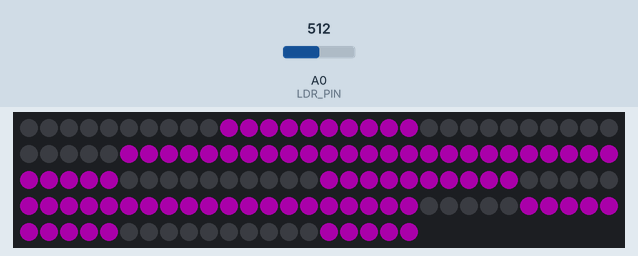
Recording of a sketch running on a simulated ESP8266 (NodeMCU). Shown: 140 RGB LEDs in strip order, left to right, continuing on the next row. The test bench sets the inputs (shaded band); at power-on: A0 (LDR_PIN) = 512. Dim RGB values are drawn brighter than linear; WiFi joins after 1.5 s; servers stay silent unless stated; network time is answered at once with the bench clock; the local clock reads 2024-03-15 10:24:30 at power-on unless the sketch sets it; what the sketch prints to the serial monitor is not drawn.

Above: at 2.8 s.
2.9 s: A0 (LDR_PIN) set to 610
5.1 s: A0 (LDR_PIN) set to 590
7.1 s: A0 (LDR_PIN) set to 716
Timing chart, 0 to 10.1 s (numbered marks = the images above; inputs shaded):
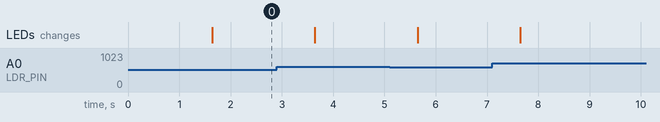

The sketch:

LedClock.ino
```cpp
//////////////////
//-- LEDCLOCK --//-- Edulab Rennes 2 Juin 2024 --//
//////////////////-- Inspiré de Neopixel-7-Segment-Digital-Clock par Sayantan Pal
//////////////////-- Avec l'aimable contribution du code (heure été/hiver) d'Emmanuel Costes

#include <ESP8266WiFi.h>
#include <Adafruit_NeoPixel.h>
#include <WiFiUdp.h>
#include <NTPClient.h>
#include <time.h>

//////////////////////
//-- CONFIG PERSO --//-- WIFI personnel

// Définir le SSID et le mot de passe du Wi-Fi
const char *ssid = "your_SSID";
const char *password = "your_password";

//-- CONFIG PERSO --//-- Branchement, électronique et matériel

#define PIXEL_PIN 15          // Broche où est connectée la LED (15 = D8)
#define LDR_PIN A0            // Broche du capteur de lumière (LDR)
#define PIXEL_PER_SEGMENT 5   // Nombre de LEDs par segment
#define PIXEL_DIGITS 4        // Nombre de chiffres à 7 segments
#define PIXEL_DASH 0          // Nombre de divisions (1 division entre hr et min || 2 divisions en hr, min, sec)
#define AUTO_BRIGHT 1         // Luminosité automatique (1 = on || 0 = off)
#define SENSOR_VALUE_MAX 900  // Valeur max de lumière captée dans la pièce de l'horloge (LDR)
#define SENSOR_VALUE_MIN 600  // Valeur mini de lumière captée dans la pièce de l'horloge (LDR)
#define BRIGHT_MAX 128        // Luminosité max pour l'affichage de l'heure (en journée)
#define BRIGHT_MIN 64         // Luminosité mini pour l'affichage de l'heure (de nuit)
#define BRIGHT_ZERO 1         // Si la luminosité est absente alors elle passe à ce seuil (sécurité)

//-- CONFIG PERSO --//-- Paramétrage de l'horloge

// Luminosité par défaut
int Brightness = 32;

// Fréquence de mise à jour
int period = 1;  // Intervalle de mise à jour en secondes

// Couleur par défaut (violet : rouge 255, vert 0, bleu 255)
uint8_t colorR = 255;  // rouge (255 = 100%)
uint8_t colorG = 0;    // vert (255 = 100%)
uint8_t colorB = 255;  // bleu (255 = 100%)

// Définir le décalage GMT
float gmtOffsetHours = 1;  // Définir ici votre décalage GMT en heures (ex. GMT+5.5 = 5.5)
int ChangeHeure = 1;       // Changement d'heure été/hiver automatique (1 = on || 0 = off)

// Format de l'heure
int timeFormat = 24;  // 12 = format 12 heures || 24 = format 24 heures

//-- FIN DE LA CONFIG --//
//////////////////////////

int gmtOffset = gmtOffsetHours * 3600;  // Conversion du décalage horaire en secondes
WiFiUDP ntpUDP;
NTPClient timeClient(ntpUDP, "pool.ntp.org", gmtOffset, 60000);  // Utilisation de la variable gmtOffset

Adafruit_NeoPixel strip((PIXEL_PER_SEGMENT * 7 * PIXEL_DIGITS) + (PIXEL_DASH * 2), PIXEL_PIN, NEO_GRB + NEO_KHZ800);

unsigned long time_now = 0;
int Second, Minute, Hour;

// Tableau des chiffres
byte digits[12] = {
  //abcdefg
  0b1111110,  // 0
  0b0011000,  // 1
  0b0110111,  // 2
  0b0111101,  // 3
  0b1011001,  // 4
  0b1101101,  // 5
  0b1101111,  // 6
  0b0111000,  // 7
  0b1111111,  // 8
  0b1111101,  // 9
  0b1100110,  // C
  0b1100011,  // F
};

// Fonction pour vérifier l'heure d'été en France
bool _RTCete(uint8_t anneeUTC, uint8_t moisUTC, uint8_t jourUTC, uint8_t heureUTC) {
  // En France :
  // L'heure d'hiver passe à l'heure d'été le dernier dimanche de mars à 1:00 UTC (à 2:00 heure locale, il est 3:00)
  // L'heure d'été passe à l'heure d'hiver le dernier dimanche d'octobre à 1:00 UTC (à 3:00 heure locale, il est 2:00)
  const uint8_t MARS = 3;
  const uint8_t OCTOBRE = 10;
  if (moisUTC == MARS) {
    uint8_t dernierDimancheMars = 31 - ((5 + anneeUTC + (anneeUTC >> 2)) % 7);
    return jourUTC > dernierDimancheMars || (jourUTC == dernierDimancheMars && heureUTC != 0);
  }
  if (moisUTC == OCTOBRE) {
    uint8_t dernierDimancheOctobre = 31 - ((2 + anneeUTC + (anneeUTC >> 2)) % 7);
    return jourUTC < dernierDimancheOctobre || (jourUTC == dernierDimancheOctobre && heureUTC == 0);
  }
  return MARS < moisUTC && moisUTC < OCTOBRE;
}

void setup() {
  Serial.begin(115200);
  Serial.println();
  strip.begin();
  strip.clear();

  WiFi.begin(ssid, password);
  Serial.print("Connexion en cours ...");
  while (WiFi.status() != WL_CONNECTED) {
    delay(500);
    Serial.print(".");
  }
  Serial.println("connecté !");
  timeClient.begin();
  delay(100);
  Serial.println();
}

void loop() {
  if (WiFi.status() == WL_CONNECTED) {  // vérifier l'état de la connexion Wi-Fi
    if (AUTO_BRIGHT == 1) {
      int sensor_val = analogRead(LDR_PIN);
      //Serial.println(sensor_val);
      Brightness = map(sensor_val, SENSOR_VALUE_MIN, SENSOR_VALUE_MAX, BRIGHT_MIN, BRIGHT_MAX);
      if (Brightness <= 1) Brightness = BRIGHT_ZERO;
      //Serial.println(Brightness);
    }

    timeClient.update();
    unsigned long unix_epoch = timeClient.getEpochTime();  // obtenir l'heure Unix
    time_t epoch_time = static_cast<time_t>(unix_epoch);   // convertir en time_t
    struct tm *tm_struct = gmtime(&epoch_time);            // convertir en structure tm UTC

    // Vérifier le changement d'heure en France
    bool is_ete = _RTCete(tm_struct->tm_year % 100, tm_struct->tm_mon + 1, tm_struct->tm_mday, tm_struct->tm_hour);
    int ChangeHeureOffset;
    if (ChangeHeure == 1) {        // le changement d'heure est il activé ?
      if (is_ete) {
        ChangeHeureOffset = 1;     // GMT + 1 si l'heure est en été
      } else {
        ChangeHeureOffset = 0;     // GMT + 0 si l'heure est en hivers
      }
    }
    tm_struct->tm_hour += ChangeHeureOffset;
    mktime(tm_struct);  // normaliser la structure tm

    Second = tm_struct->tm_sec;  // obtenir les secondes
    Minute = tm_struct->tm_min;  // obtenir les minutes
    Hour = tm_struct->tm_hour;   // obtenir les heures

    if (timeFormat == 12) {     // 12 ou 24 H ?
      if (Hour > 12) {
        Hour -= 12;
      }
    }
  }

  while (millis() > time_now + period * 1000) {
    time_now = millis();
    disp_Time();  // Afficher l'heure
  }
}

void disp_Time() {
  static int lastSecond = -1;
  if (Second != lastSecond) {
    lastSecond = Second;
    writeDigit(0, Hour / 10);     // Afficher le premier chiffre de l'heure
    writeDigit(1, Hour % 10);     // Afficher le second chiffre de l'heure
    writeDigit(2, Minute / 10);   // Afficher le premier chiffre des minutes
    writeDigit(3, Minute % 10);   // Afficher le second chiffre des minutes
    writeDigit(4, Second / 10);   // Afficher le premier chiffre des secondes
    writeDigit(5, Second % 10);   // Afficher le second chiffre des secondes
    disp_Dash();                  // Faire clignotter les points
    strip.show();                 // Afficher !!
  }
}


void disp_Dash() {
  static bool lastSecondEven = false;
  bool currentSecondEven = (Second % 2 == 0);

  if (currentSecondEven != lastSecondEven) {
    lastSecondEven = currentSecondEven;
    int dot, dash;
    if (PIXEL_DASH != 0) {
      for (int i = 0; i < 2; i++) {
        dot = 2 * (PIXEL_PER_SEGMENT * 7) + i;
        for (int j = 0; j < PIXEL_DASH; j++) {
          dash = dot + j * (2 * (PIXEL_PER_SEGMENT * 7) + 2);
          currentSecondEven ? strip.setPixelColor(dash, strip.Color(colorR * Brightness / 255, colorG * Brightness / 255, colorB * Brightness / 255)) : strip.setPixelColor(dash, strip.Color(0, 0, 0));  // Couleur configurable pour l'affichage du tiret
        }
      }
    }
    strip.show();
  }
}

void writeDigit(int index, int val) {
  byte digit = digits[val];
  int margin;
  if (index == 0 || index == 1) margin = 0;
  if (index == 2 || index == 3) margin = 1;
  if (index == 4 || index == 5) margin = 2;
  if (PIXEL_DASH == 0) margin = 0;
  for (int i = 6; i >= 0; i--) {
    int ChangeHeureOffset = index * (PIXEL_PER_SEGMENT * 7) + i * PIXEL_PER_SEGMENT + 0 * 2;
    uint32_t color;
    if (digit & 0x01 != 0) {
      // Gestion de la couleur ici
      color = strip.Color(colorR * Brightness / 255, colorG * Brightness / 255, colorB * Brightness / 255);  // Couleur configurable pour l'affichage des chiffres
    } else {
      color = strip.Color(0, 0, 0);
    }

    for (int j = ChangeHeureOffset; j < ChangeHeureOffset + PIXEL_PER_SEGMENT; j++) {
      strip.setPixelColor(j, color);
    }
    digit = digit >> 1;
  }
}
```
